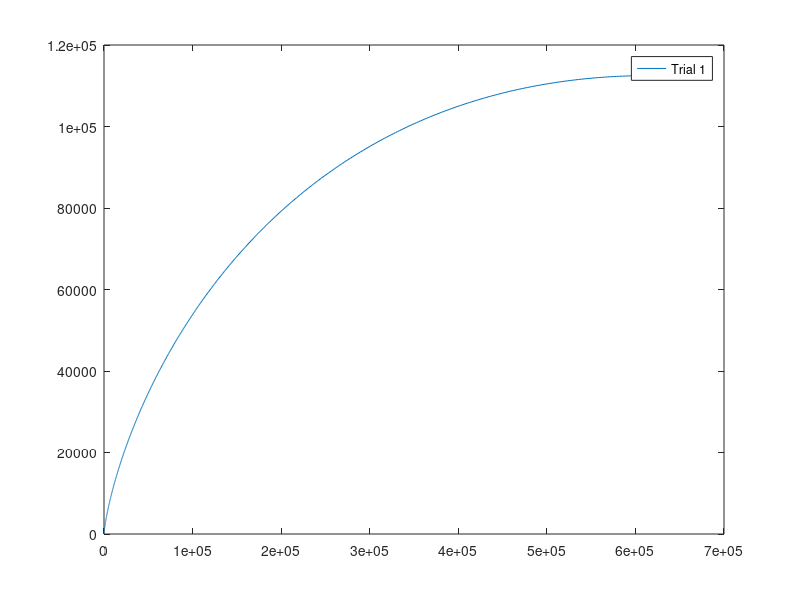

Here is the MATLAB script that generated this plot: (Note: this script raises an error after producing the figure.)
% Promblem Set 8 - #1
% Stanford, CME 100, Fall 2015
%
% Ron Guglielmone

% First Case:
C = 3000;
n = 3.0;

% Parameter g:
g = 0:0.001:1;

% Air Density [kg/m.^3]:
% p = 1.2 * exp(-y(0)/8000);

% Create Vectors:
t = zeros(length(g), 1);
x = zeros(length(g), 1);
y = zeros(length(g), 1);

% Generate Trajectories:
for i = 1 : length(g)
    
    % Parametric Equations:
    t(i) = (0.1) * C * (((g(i).^(n-1))/(n-1)) + ((g(i).^(n+1))/(n+1)));
    x(i) = (0.2) * C.^2 * (((g(i).^(2*n-1)/(2*n-1)) + ((g(i).^(2*n+1))/(2*n+1))));
    y(i) = (0.1) * C.^2 * (((g(i).^(2*n-2)/(2*n-2)) - ((g(i).^(2*n+2))/(2*n+2))));
    
    % Air Density [kg/m.^3]:
    p = 1.2 * exp(-y(i)/8000);
end

plot(x,y);
legend('Trial 1');
hold on

% Second Case:
C = 2775;
n = 2.8;

% Third Case:
C = 2545;
n = 2.6;

% Air Density [kg/m.^3]:
p = 1.2 * exp(-y(i - 1)/8000);
% Drag Coefficient:
Cd = 0.2;
% Cross-Section Area [m.^2]:
A = 2;
% Drag Force:
Fd = (1/2) * p * velocity.^2 * A * Cd;